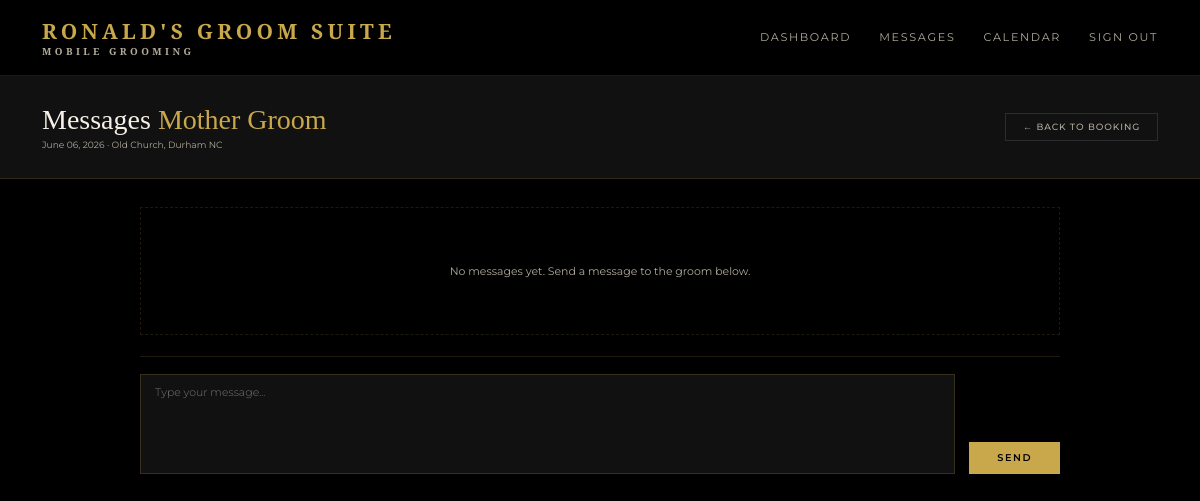
The page /admin/booking/1/messages (signed in) on the database its author committed.
### models.py (models this page shows)
class User(UserMixin, db.Model):
    id = db.Column(db.Integer, primary_key=True)
    name = db.Column(db.String(100), nullable=False)
    email = db.Column(db.String(120), unique=True, nullable=False)
    password = db.Column(db.String(200), nullable=False)
    role = db.Column(db.String(20), default='client')
    phone = db.Column(db.String(20))
    password_changed = db.Column(db.Boolean, default=False)
    bookings = db.relationship('Booking', backref='client', lazy=True)

class Booking(db.Model):
    id = db.Column(db.Integer, primary_key=True)
    wedding_date = db.Column(db.String(50), nullable=False)
    venue = db.Column(db.String(200), nullable=False)
    start_time = db.Column(db.String(20))
    party_size = db.Column(db.Integer, default=1)
    package = db.Column(db.String(100))
    addons = db.Column(db.String(200))
    notes = db.Column(db.Text)
    status = db.Column(db.String(20), default='pending')
    created_at = db.Column(db.DateTime, default=datetime.utcnow)
    user_id = db.Column(db.Integer, db.ForeignKey('user.id'), nullable=False)
    party_members = db.relationship('PartyMember', backref='booking', lazy=True)
    messages = db.relationship('Message', backref='booking_messages', lazy=True, foreign_keys='Message.booking_id')

### routes.py (the view, shortened to what this page needs)
    @app.route('/admin/booking/<int:id>/messages', methods=['GET', 'POST'])
    @login_required
    @admin_required
    def admin_messages(id):
        booking = Booking.query.get_or_404(id)
        from models import Message
        messages = Message.query.filter_by(booking_id=booking.id).order_by(Message.timestamp).all()
        for message in messages:
            if message.sender_id != current_user.id:
                message.read = True
        db.session.commit()
        return render_template('admin/messages.html', booking=booking, messages=messages)

### app.py (called while the page is built)
@app.template_filter('format_date')
def format_date(value):
    try:
        return datetime.strptime(value, '%Y-%m-%d').strftime('%B %d, %Y')
    except:
        return value

### auth.py (called while the page is built)
def register_routes(app, login_manager):
    @login_manager.user_loader
    def load_user(user_id):
        return db.session.get(User, int(user_id))
    @app.route('/login', methods=['GET', 'POST'])
    def login():
        if request.method == 'POST':
            email = request.form.get('email')
            password = request.form.get('password')
            user = User.query.filter_by(email=email).first()
            if user and check_password_hash(user.password, password):
                login_user(user)
                if user.role == 'admin':
                    return redirect(url_for('index'))
                return redirect(url_for('portal'))
            flash('Invalid email or password')
        return render_template('login.html')
    @app.route('/logout')
    @login_required
    def logout():
        logout_user()
        return redirect(url_for('index'))

### routes.py (called while the page is built)
def admin_required(f):
    @wraps(f)
    def decorated_function(*args, **kwargs):
        if not current_user.is_authenticated or current_user.role != 'admin':
            return redirect(url_for('index'))
        return f(*args, **kwargs)
    return decorated_function

### templates/admin/messages.html (shortened to what this page needs)
{% extends 'base.html' %}
{% block content %}
<div class="admin-header">
  <div>
    <h1 class="admin-title">Messages <span>{{ booking.client.name }}</span></h1>
    <p class="admin-meta">{{ booking.wedding_date | format_date }} · {{ booking.venue }}</p>
  </div>
  <a href="{{ url_for('booking_detail', id=booking.id) }}" class="btn-ghost">← Back to Booking</a>
</div>
<div class="messages-wrapper">
  <div class="messages-thread">
    {% if messages %}
      {% for message in messages %}
      <div class="message-row {% if message.sender_id == current_user.id %}message-sent{% else %}message-received{% endif %}">
        <div class="message-bubble">
          <div class="message-sender">{{ message.sender.name }}</div>
          <div class="message-body">{{ message.body }}</div>
          <div class="message-time">{{ message.timestamp.strftime('%b %d, %Y · %I:%M %p') }}</div>
        </div>
      </div>
      {% endfor %}
    {% else %}
      <div class="empty-state">
        <p>No messages yet. Send a message to the groom below.</p>
      </div>
    {% endif %}
  </div>
  <div class="message-compose">
    <form method="POST" action="{{ url_for('admin_messages', id=booking.id) }}">
      <div class="message-input-row">
        <textarea name="body" placeholder="Type your message..." required></textarea>
        <button type="submit" class="btn-gold">Send</button>
      </div>
    </form>
  </div>
</div>
{% endblock %}

### static/css/style.css (style rules this page uses)
*, *::before, *::after { box-sizing: border-box; margin: 0; padding: 0; }
:root { --gold: #C9A84C; --gold-light: #E8C96A; --gold-dim: #8a6f2e; --black: #000000; --black-2: #111111; --black-3: #1A1A1A; --black-5: #2C2C2C; --white: #F5F0E8; --white-dim: #b0aa9a; --font-display: 'Cormorant Garamond', serif; --font-body: 'Montserrat', sans-serif; }
html { font-size: 14px; }
body { font-family: var(--font-body); background: var(--black); color: var(--white); min-height: 100vh; }
.btn-gold { display: inline-block; width: auto; padding: 0.65rem 1.5rem; background: var(--gold); color: var(--black); font-family: var(--font-body); font-size: 0.7rem; font-weight: 600; letter-spacing: 0.15em; text-transform: uppercase; border: none; cursor: pointer; transition: background 0.2s; text-decoration: none; text-align: center; }
.btn-ghost { display: inline-block; padding: 0.55rem 1.2rem; background: transparent; color: var(--white-dim); font-family: var(--font-body); font-size: 0.65rem; font-weight: 500; letter-spacing: 0.1em; text-transform: uppercase; border: 1px solid var(--black-5); cursor: pointer; transition: all 0.2s; text-decoration: none; }
.admin-header { padding: 2rem 3rem; background: var(--black-2); border-bottom: 1px solid rgba(201,168,76,0.15); display: flex; align-items: center; justify-content: space-between; }
.admin-title { font-family: var(--font-display); font-size: 2rem; font-weight: 300; }
.admin-title span { color: var(--gold); }
.admin-meta { font-size: 0.65rem; color: var(--white-dim); margin-top: 0.25rem; }
.empty-state { text-align: center; padding: 4rem 2rem; color: var(--white-dim); font-size: 0.78rem; border: 1px dashed rgba(201,168,76,0.15); }
.messages-wrapper { display: flex; flex-direction: column; height: calc(100vh - 160px); padding: 2rem 10rem; }
.messages-thread { flex: 0 0 auto; overflow-y: auto; display: flex; flex-direction: column; gap: 1rem; padding-bottom: 1.5rem; min-height: 100px; }
.message-compose { border-top: 1px solid rgba(201,168,76,0.15); padding-top: 1.2rem; }
.message-input-row { display: grid; grid-template-columns: 1fr auto; gap: 1rem; align-items: end; }
.message-input-row textarea { background: var(--black-2); border: 1px solid rgba(201,168,76,0.2); color: var(--white); font-family: var(--font-body); font-size: 0.78rem; font-weight: 300; padding: 0.75rem 1rem; outline: none; resize: none; height: 100px; width: 100%; transition: border-color 0.2s; }
.message-input-row .btn-gold { width: auto; padding: 0.75rem 2rem; }

### rows shown on the page
User: client.name "Mother Groom"
Booking: wedding_date "June 06, 2026", venue "Old Church, Durham NC"
